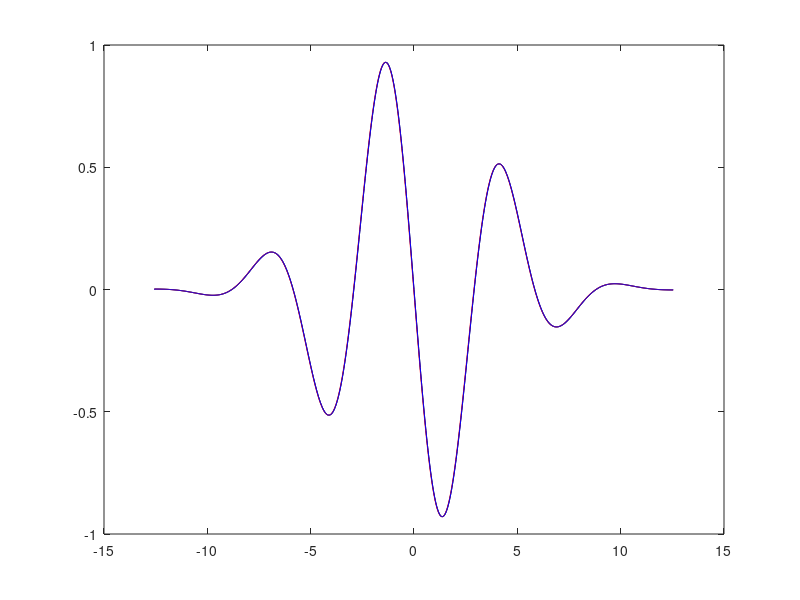

Write the MATLAB code that produced this figure.
clear all;
close all;
clc

N = 1001;
L = 8*pi;
dx = L/(N-1);
x = -L/2:dx:L/2-dx;
f = cos(x).*exp(-x.^2/25);
% analytical derivative
df = -(sin(x).*exp(-x.^2/25) + (2/25)*x.*cos(x).*exp(-x.^2/25));
plot(x,df,'k')
Nx = length(x);

hold on

%% approximate by finite difference
for k = 1:length(f)-1
    dfFD(k) = (f(k+1)-f(k))/dx;
end
dfFD(end+1) = dfFD(end);
plot(x,dfFD,'r')


%% fft derivative
% fft(df) = i*w*fft(f)
% df = ifft(fft(df))
% only works for smooth functions!!!
fhat = fft(f);
kap = (2*pi/L*[-Nx/2:Nx/2-1]);
kap = fftshift(kap);
dfhat = 1i*kap.*fhat;
dfFFT = ifft(dfhat);
plot(x,dfFFT,'b')